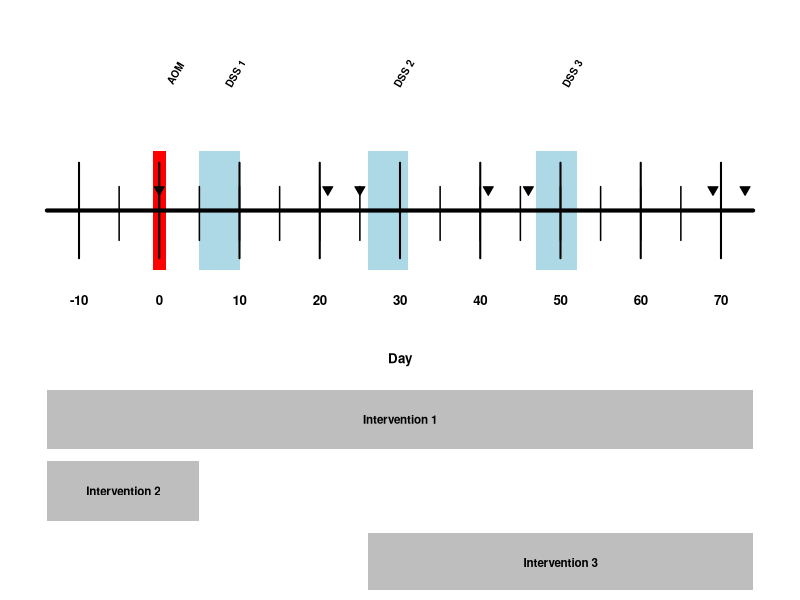

Here is the R script that generated this plot:
#build a model timeline (Fig. 1A)
#4.0in x 2.5in

par(mar=c(0.5,0.5,0.5,0.5))
par(cex=1)

start <- -14
end <- 74

samples <- c(0, 21, 25, 41, 46, 69, 73)

plot(0,xaxt='n',yaxt='n',bty='n',pch='',ylab='',xlab='',xlim=c(start-1,end+1),ylim=c(-4,5))

line <- 2


polygon(c(5,5,10,10),c(line+1,line-1,line-1,line+1), col='light blue', border=NA)   # DSS 1 box
polygon(c(26,26,31,31),c(line+1,line-1,line-1,line+1), col='light blue', border=NA) # DSS 2 box
polygon(c(47,47,52,52),c(line+1,line-1,line-1,line+1), col='light blue', border=NA) # DSS 3 box
polygon(c(0.8,0.8,-0.8,-0.8),c(line+1,line-1,line-1,line+1), col='red', border=NA)  # AOM box

segments(start,line,end,line, lwd=4) # timeline

#major ticks
for(i in seq(-10,70,10)){
  segments(i,line+0.8,i,line-0.8, lwd=2)
}

# minor ticks
for(i in seq(-10,70,5)){
  segments(i,line+0.4,i,line-0.5, lwd=1.5)
}

#day label
text(seq(-10,70,10),line-1.5,labels=seq(-10,70,10), cex=0.8, font=2)
text((end+start)/2,line-2.5,'Day', cex=0.8, font=2)

offset <- 2
text(0+offset,line+2.3,'AOM', srt=60, cex=0.6, font=2)
text(7.5+offset,line+2.3,'DSS 1', srt=60, cex=0.6, font=2)
text(28.5+offset,line+2.3,'DSS 2', srt=60, cex=0.6, font=2)
text(49.5+offset,line+2.3,'DSS 3', srt=60, cex=0.6, font=2)


#sampling times
points(x=samples, y=rep(line,length(samples))+0.35, pch=25, bg="black", cex=1)

abx_line <- line-3.5
polygon(c(start, start, end, end),c(abx_line+0.5,abx_line-0.5,abx_line-0.5,abx_line+0.5), col='gray', border=NA)     # AOM box
text((end+start)/2, abx_line, label="Intervention 1", cex=0.7, font=2)

intervention_line <- abx_line-1.2
polygon(c(start, start, 5, 5),c(intervention_line+0.5,intervention_line-0.5,intervention_line-0.5,intervention_line+0.5), col='gray', border=NA)     # AOM box
text((5+start)/2, intervention_line, label="Intervention 2", cex=0.7, font=2)

intervention_line <- intervention_line-1.2
polygon(c(26, 26, end, end),c(intervention_line+0.5,intervention_line-0.5,intervention_line-0.5,intervention_line+0.5), col='gray', border=NA)     # AOM box
text((end+26)/2, intervention_line, label="Intervention 3", cex=0.7, font=2)
